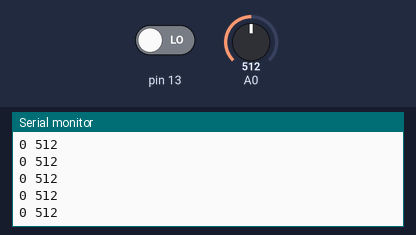
A sketch run on a simulated Arduino Uno, built with avr-gcc and run on an emulated ATmega328P. Shown: the last lines printed to the serial monitor. Inputs (shaded band) come from the test bench; at power-on: A0 = 512, pin 13 LOW.

Above: at 1.2 s.
1.3 s: A0 set to 716
At 1.31 s:
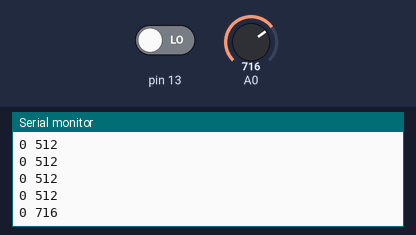
2.8 s: pin 13 driven HIGH
At 2.82 s:
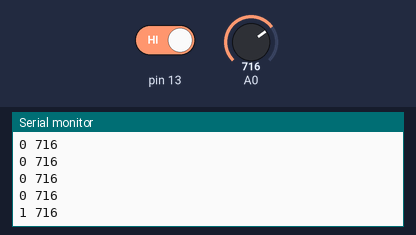
4.3 s: A0 set to 900
At 4.32 s:
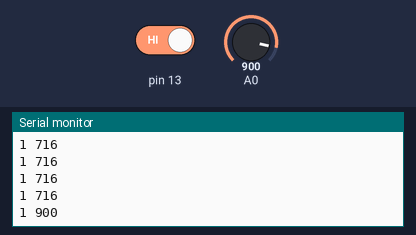
5.8 s: pin 13 driven LOW
At 5.83 s:
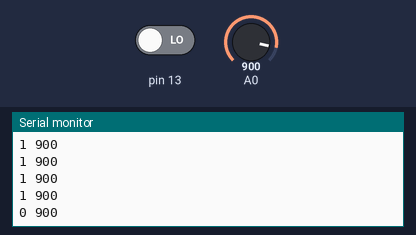
Timing chart, 0 to 8.3 s (numbered marks = the images above; inputs shaded):
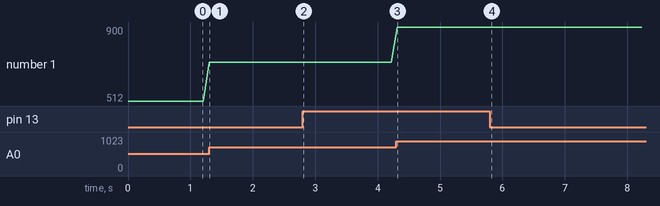

The sketch:

AD.ino
```cpp
void setup() {
  // put your setup code here, to run once:
Serial.begin(9600);
pinMode(13,INPUT);
pinMode(A0,INPUT);
}

void loop() {
  Serial.print(digitalRead(13));
  Serial.print(" ");
  Serial.println(analogRead(A0));
  delay(100);
}
```

Measured:
- after the input at 1.3 s, the serial monitor: prints a new line at once (image 1)
- after the input at 2.8 s, the serial monitor: prints a new line at once (image 2)
- after the input at 4.3 s, the serial monitor: prints a new line at once (image 3)
- after the input at 5.8 s, the serial monitor: prints a new line at once (image 4)
- plotted number 1: 512 → 716 after the input at 1.3 s, 716 → 900 after the input at 4.3 s
